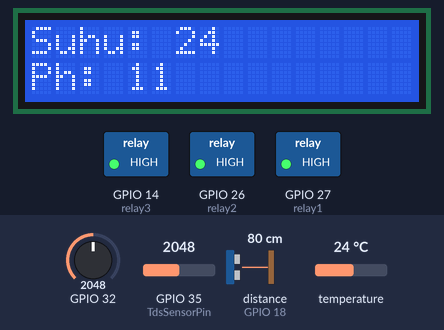
Recording of a program running on a simulated ESP32. Parts: 16×2 character LCD, switched loads named in the program (green lamp = pin HIGH). Wiring (inferred from the names in the program): ultrasonic range finder: trigger GPIO 4; echo GPIO 18. The test bench sets the inputs (shaded band); at power-on: distance to the obstacle (sensor on GPIO 18) 80 cm, GPIO 35 (TdsSensorPin) = 2048, temperature 24 °C, GPIO 32 = 2048. The echo pulse lasts 58.3 µs per cm; WiFi joins after 1.5 s; servers stay silent unless stated; no MQTT or app messages arrive unless stated; pins used as bus, display or sensor lines are not drawn; what the program prints to the serial monitor is not drawn.

Above: at 1.2 s.
1.3 s: distance to the obstacle (sensor on GPIO 18) set to 63 cm
At 2.7 s:
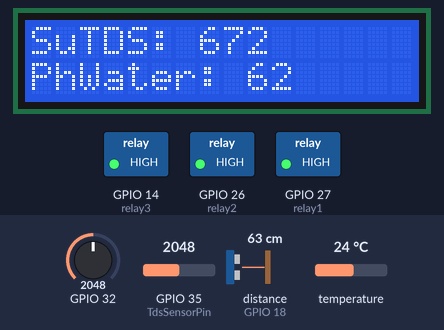
6.9 s: distance to the obstacle (sensor on GPIO 18) set to 55 cm
At 17.8 s:
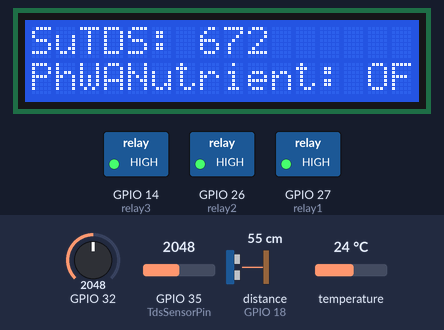
20.9 s: GPIO 35 (TdsSensorPin) set to 464
At 22.4 s:
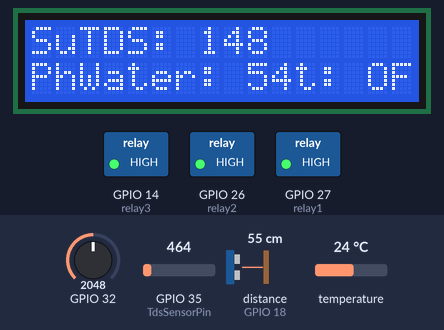
34.9 s: GPIO 35 (TdsSensorPin) set to 391
At 45.3 s:
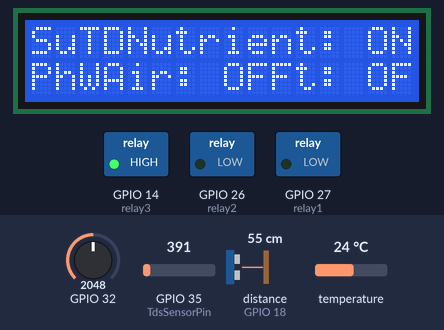
48.9 s: temperature set to 19.8 °C
At 55.8 s:
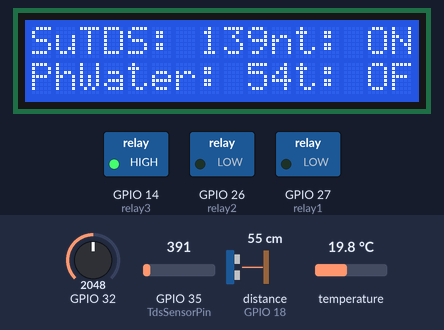
56.0 s: temperature set to 18.7 °C
At 65.2 s:
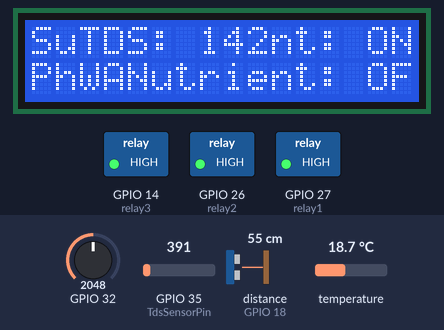
Timing chart, 0 to 66.7 s (numbered marks = the images above; inputs shaded):
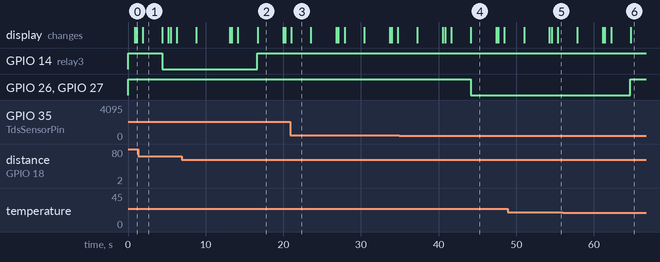

Measured:
- the behaviour switches between 61 and 60 cm on distance to the obstacle (sensor on GPIO 18) (found by bisection; images 1 and 2)
- the behaviour switches between 438 and 437 on GPIO 35 (TdsSensorPin) (found by bisection; images 3 and 4)
- the behaviour switches between 19.2 and 19.1 °C on temperature (found by bisection; images 5 and 6)
- after the input at 6.9 s, GPIO 14 (relay3): LOW → HIGH after 9.8 s
- after the input at 34.9 s, GPIO 26 (relay2), GPIO 27 (relay1): HIGH → LOW after 9.2 s
- after the input at 56.0 s, GPIO 26 (relay2), GPIO 27 (relay1): LOW → HIGH after 8.7 s
- what the display in image 1 shows lasts 2.5 s, from 1.9 s to 4.4 s

The program:

main.cpp
```cpp
#include <Arduino.h>
#include <PubSubClient.h>
#include <HTTPClient.h>
#include <EEPROM.h>
#include <OneWire.h>
#include <DallasTemperature.h>
#include <WiFi.h>
#include <Adafruit_GFX.h>
#include <Adafruit_SSD1306.h>
#include <GravityTDS.h>
#include <Wire.h>
#include <Adafruit_I2CDevice.h>
#include <LiquidCrystal_I2C.h>
#include <ArduinoJson.h>

const char *ssid = ".";
const char *password = "12345678";
const char *mqtt_server = "test.mosquitto.org";
LiquidCrystal_I2C lcd(0x27, 16, 2); // lcd sda 21, scl 22
#define ONE_WIRE_BUS 5              // Digitalpin where Temp sensor is connected
#define TdsSensorPin 35             // Where Analog pin of TDS sensor is connected to arduino
#define SOUND_SPEED 0.034

OneWire oneWire(ONE_WIRE_BUS);
GravityTDS gravityTds;
DallasTemperature sensors(&oneWire);

const int trigPin = 4;
const int echoPin = 18;
long duration;
float calibration_value = 21.34 - 0.7;
int phval = 0;
unsigned long int avgval;
int buffer_arr[10], temp;
float ph_act;
int water = 0;
int tdsValue = 0;
int suhu = 0;
uint8_t relay1 = 27; // nutrisiA
uint8_t relay2 = 26; // nutrisiB
uint8_t relay3 = 14; // air
bool pump_water = false;
bool pump_nutrisi = false;

WiFiClient espClient;
PubSubClient client(espClient);
unsigned long lastMsg = 0;
#define MSG_BUFFER_SIZE (50)
char msg[MSG_BUFFER_SIZE];
int value = 0;

void setup() {
  // put your setup code here, to run once:
  Serial.begin(115200);

  pinMode(trigPin, OUTPUT);
  pinMode(echoPin, INPUT);

  pinMode(relay1, OUTPUT);
  pinMode(relay2, OUTPUT);
  pinMode(relay3, OUTPUT);
  digitalWrite(relay1, HIGH);
  digitalWrite(relay2, HIGH);
  digitalWrite(relay3, HIGH);

  sensors.begin();
  gravityTds.setPin(TdsSensorPin);
  gravityTds.setAref(3.3);
  gravityTds.setAdcRange(4096);
  gravityTds.begin();
  Wire.begin();

  lcd.init();
  lcd.backlight();
}

void save_data(){
  EEPROM.write(0, phval);
  EEPROM.write(1, tdsValue);
  EEPROM.write(2, suhu);
  EEPROM.write(3, water);
  EEPROM.write(4, pump_water);
  EEPROM.write(5, pump_nutrisi);
  EEPROM.commit();

  Serial.println("Data saved");
  //delay(1000);
}

void read_sensor(){
  //suhu
  sensors.requestTemperatures();
  suhu = sensors.getTempCByIndex(0);
  Serial.printf("suhu: %d\n", suhu);
  lcd.setCursor(0, 0);
  lcd.printf("Suhu: %d", suhu);

  //ph
  for (int i = 0; i < 9; i++){
    buffer_arr[i] = analogRead(32);
    delay(30);
  }
  for (int i = 0; i < 9; i++)
  {
    for (int j = i + 1; j < 10; j++)
    {
      if (buffer_arr[i] > buffer_arr[j])
      {
        temp = buffer_arr[i];
        buffer_arr[i] = buffer_arr[j];
        buffer_arr[j] = temp;
      }
    }
  }
  avgval = 0;
  for (int i = 2; i < 8; i++)
  {
    avgval += buffer_arr[i];
    float volt = (float)avgval * 3.3 / 4096 / 6;
    ph_act = -5.70 * volt + calibration_value;
  }
  phval = (int)ph_act;
  Serial.printf("ph: %d\n", phval);
  lcd.setCursor(0, 1);
  lcd.printf("Ph: %d", phval);

  //tds
  sensors.requestTemperatures();
  gravityTds.setTemperature(sensors.getTempCByIndex(0));
  gravityTds.update();
  tdsValue = gravityTds.getTdsValue();
  Serial.printf("tds: %d\n", tdsValue);
  lcd.setCursor(2, 0);
  lcd.printf("TDS: %d", tdsValue);

  //water
  digitalWrite(trigPin, LOW);
  delayMicroseconds(2);
  digitalWrite(trigPin, HIGH);
  delayMicroseconds(10);
  digitalWrite(trigPin, LOW);
  duration = pulseIn(echoPin, HIGH);
  water = duration * SOUND_SPEED / 2;
  Serial.printf("water: %d\n", water);
  lcd.setCursor(2, 1);
  lcd.printf("Water: %d", water);

  delay(2500);
}

void setup_wifi(){
  WiFi.begin(ssid, password);
  Serial.print("Connecting...");
  while (WiFi.status() != WL_CONNECTED){
    //Serial.print(".");
    Serial.println("Failed connect internet!");
    Serial.println("Start to read sensor ....");
    read_sensor();
    Serial.println("Checking water & nutrient ....");
    water_condition();
    Serial.println("Saving all data ....");
    save_data();
    //read_sensor();

    delay(1000);
  }
  Serial.println();
  Serial.print("Connected: ");
  Serial.println(WiFi.localIP());
}


void water_condition(){
  if (water >= 60){
    digitalWrite(relay3, LOW);
    pump_water = true;
    Serial.printf("Pump water: %d\n", pump_water);
    lcd.setCursor(3, 0);
    lcd.print("Air: ON");
  }
  else{
    digitalWrite(relay3, HIGH);
    pump_water = false;
    Serial.printf("Pump water: %d\n", pump_water);
    lcd.setCursor(3, 1);
    lcd.print("Air: OFF");
    nutrient_condition();
  }
}

void nutrient_condition(){
  if (tdsValue <= 140){
    digitalWrite(relay1, LOW);
    digitalWrite(relay2, LOW);
    digitalWrite(relay3, HIGH);
    pump_nutrisi = true;
    Serial.printf("Pump nutrisi: %d\n", pump_nutrisi);
    lcd.setCursor(4, 0);
    lcd.print("Nutrient: ON");
  }
  else{
    digitalWrite(relay1, HIGH);
    digitalWrite(relay2, HIGH);
    digitalWrite(relay3, HIGH);
    pump_nutrisi = false;
    Serial.printf("Pump nutrisi: %d\n", pump_nutrisi);
    lcd.setCursor(4, 1);
    lcd.print("Nutrient: OFF");
  }
}

void publish_sensor(){
  client.publish("/sensor/ph", String(phval).c_str());
  client.publish("/sensor/tds", String(tdsValue).c_str());
  client.publish("/sensor/suhu", String(suhu).c_str());
  client.publish("/sensor/water", String(water).c_str());
}

void subscribe_control(){
  client.subscribe("/control/water");
  client.subscribe("/control/tds");
}

void publish_control(){
  client.publish("/control/water", String(pump_water).c_str());
  client.publish("/control/tds", String(pump_nutrisi).c_str());
}

void reconnect() {
  // Loop until we're reconnected
  //setup_wifi();
  client.setServer(mqtt_server, 1883);
  client.setCallback(callback);
  while (!client.connected()) {
    Serial.print("Attempting MQTT connection...");
    // Attempt to connect
    if (client.connect("HidroponikClient-")) {
      Serial.println("connected");
    } else {
      Serial.print("failed, rc=");
      Serial.println(client.state());
      Serial.println("Start to read sensor ....");
      read_sensor();
      Serial.println("Checking water & nutrient ....");
      water_condition();
      Serial.println("Saving all data ....");
      save_data();
      //Serial.println(" try again in 5 seconds");
      // Wait 5 seconds before retrying
      delay(5000);
    }
  }
}

//void save_data(){
//  File dataFile = SPIFFS.open("/data.txt", "w");
//  if (!dataFile) {
//    Serial.println("Failed to open data file for writing");
//    return;
//  }
//  dataFile.print(phval);
//  dataFile.print("\n");
//  dataFile.print(tdsValue);
//  dataFile.print("\n");
//  dataFile.print(suhu);
//  dataFile.print("\n");
//  dataFile.print(water);
//  dataFile.print("\n");
//  dataFile.print(pump_water);
//  dataFile.print("\n");
//  dataFile.print(pump_nutrisi);
//  dataFile.print("\n");
//  dataFile.close();
//
//  Serial.println("Data saved");
//  delay(1000);
//}

void callback(char* topic, byte* message, unsigned int length) {
  Serial.print("Message arrived [");
  Serial.print(topic);
  Serial.print("] ");
  String messageTemp;

  for (int i = 0; i < length; i++)
  {
    Serial.print((char)message[i]);
    messageTemp += (char)message[i];
  }
  Serial.println();

  if (topic == "/control/water"){
    if (messageTemp == "true"){
      pump_water = true;
      Serial.printf("Pump water: %d\n", pump_water);
      lcd.setCursor(3, 0);
      lcd.print("Air: ON");
    }
    else if (messageTemp == "false"){
      pump_water = false;
      Serial.printf("Pump water: %d\n", pump_water);
      lcd.setCursor(3, 1);
      lcd.print("Air: OFF");
    }
  }
  else if (topic == "/control/tds"){
    if (messageTemp == "true"){
      pump_nutrisi = true;
      Serial.printf("Pump nutrisi: %d\n", pump_nutrisi);
      lcd.setCursor(4, 0);
      lcd.print("Nutrient: ON");
    }
    else if (messageTemp == "false"){
      pump_nutrisi = false;
      Serial.printf("Pump nutrisi: %d\n", pump_nutrisi);
      lcd.setCursor(4, 1);
      lcd.print("Nutrient: OFF");
    }
  }
}

void loop() {
  // put your main code here, to run repeatedly:
  read_sensor();
  water_condition();
  //nutrient_condition();
  //save_data();
  setup_wifi();
  if (!client.connected()) {
    reconnect();
  }
  client.loop();
  long now = millis();
  if (now - lastMsg > 5000) {
    lastMsg = now;

    publish_sensor();
    subscribe_control();
    publish_control();
  }

  delay(2500);
}
```
